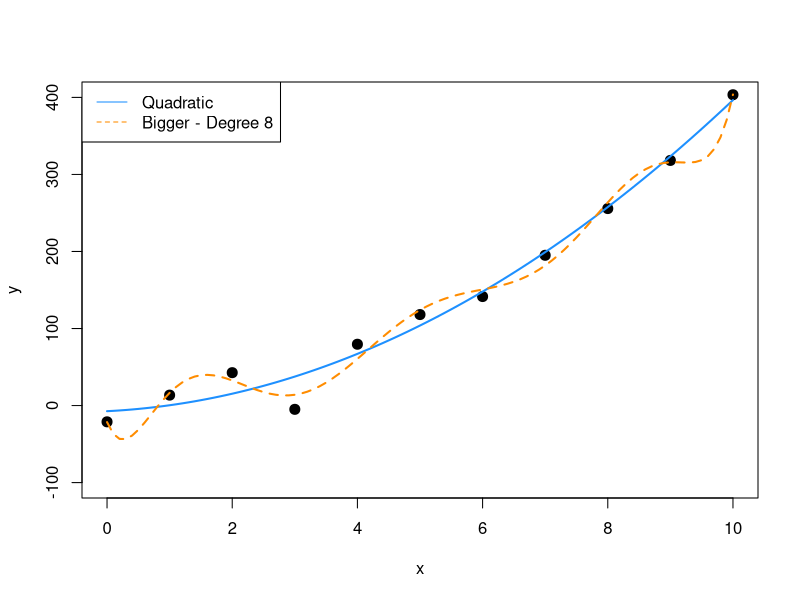
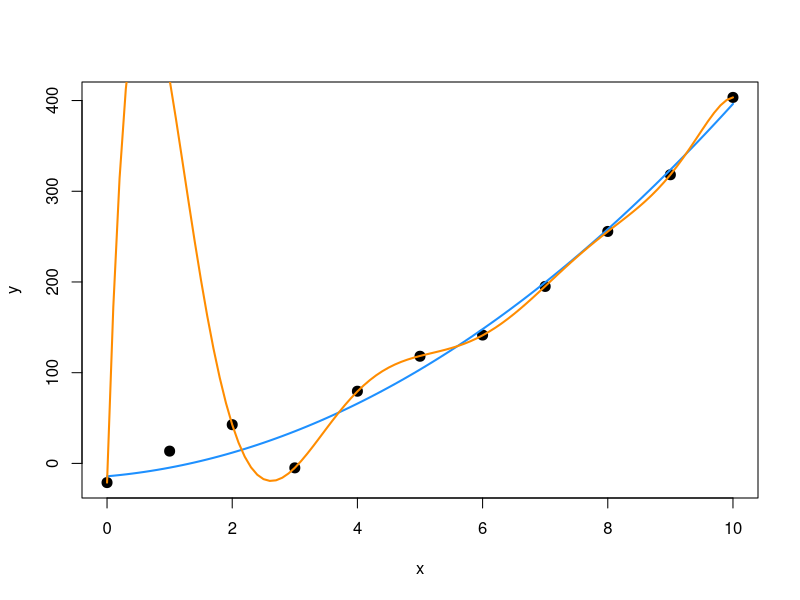

Write R code to recreate these figures, in order.
## ---- chunk 1
make_poly_data = function(sample_size = 11) {
  x = seq(0,10)
  y = 3 + x + 4 * x ^ 2 + rnorm(n = sample_size, mean = 0, sd = 20)
  data.frame(x,y)
}
## ---- chunk 2
set.seed(1234)
poly_data = make_poly_data()
## ---- chunk 3
fit_lin = lm(y ~ x, data = poly_data)
fit_quad = lm(y ~ poly(x,2), data = poly_data)
fit_big = lm(y ~ poly(x,8),data = poly_data)  
## ---- chunk 4
sqrt(mean((resid(fit_lin))^2))
sqrt(mean((resid(fit_quad))^2))
sqrt(mean((resid(fit_big))^2))
## ---- chunk 5
xplot = seq(0,10,by=0.1)
plot(y ~ x, data = poly_data, ylim = c(-100,400), pch = 20, cex = 2)
lines(xplot, predict(fit_quad,newdata = data.frame(x=xplot)), lwd = 2, col = "dodgerblue", lty = 1)
lines(xplot,predict(fit_big,newdata = data.frame(x=xplot)),lwd = 2, col = "darkorange",lty = 2)
legend("topleft", legend = c("Quadratic","Bigger - Degree 8"), col = c("dodgerblue","darkorange"), lty = c(1,2))
## ---- chunk 6
remove = 2 #This is the point which we believe not to be seen by the model

fit_quad_removed = lm(y ~ poly(x,2), data = poly_data[-remove,])
fit_big_removed  = lm(y ~ poly(x,8), data = poly_data[-remove,])

xplot = seq(0,10,by=0.1)
plot(y ~ x, data = poly_data, pch = 20, cex = 2)
lines(xplot, predict(fit_quad_removed,newdata=data.frame(x = xplot)), col = "dodgerblue", lwd = 2)
lines(xplot, predict(fit_big_removed,newdata=data.frame(x = xplot)), col = "darkorange", lwd = 2)
## ---- chunk 7
sqrt(mean((resid(fit_quad_removed))^2))
sqrt(mean((resid(fit_big_removed))^2))
## ---- chunk 8
rmse_loocv = function(model){
  sqrt(mean((resid(model) / (1 - hatvalues(model)))^2))
}
## ---- chunk 9
rmse_loocv(fit_lin)
rmse_loocv(fit_quad)
rmse_loocv(fit_big)
